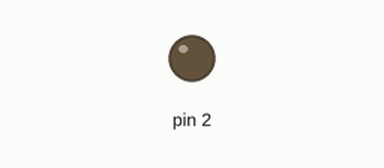
A sketch run on a simulated Arduino Uno, built with avr-gcc and run on an emulated ATmega328P. Shown: output pins drawn as LEDs (lit = HIGH).

Above: at 1.5 s.
At 6.12 s:
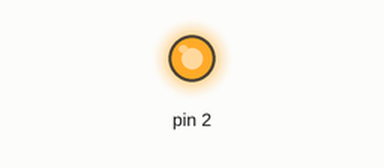
Timing chart, 0 to 7.0 s (numbered marks = the images above):
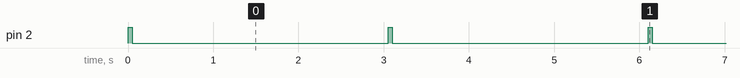

The sketch:

8_-_visual_stim.ino
```cpp
void setup() {
  pinMode(2, OUTPUT);
  digitalWrite(2, 0);
  // put your setup code here, to run once:

}

void loop() {
  digitalWrite(2, HIGH);
  delay(50);
  digitalWrite(2, LOW);
  delay(3000);
  // put your main code here, to run repeatedly:

}
```

Measured:
- by itself, pin 2: alternates HIGH for 0.05 s and LOW for 3.0 s
